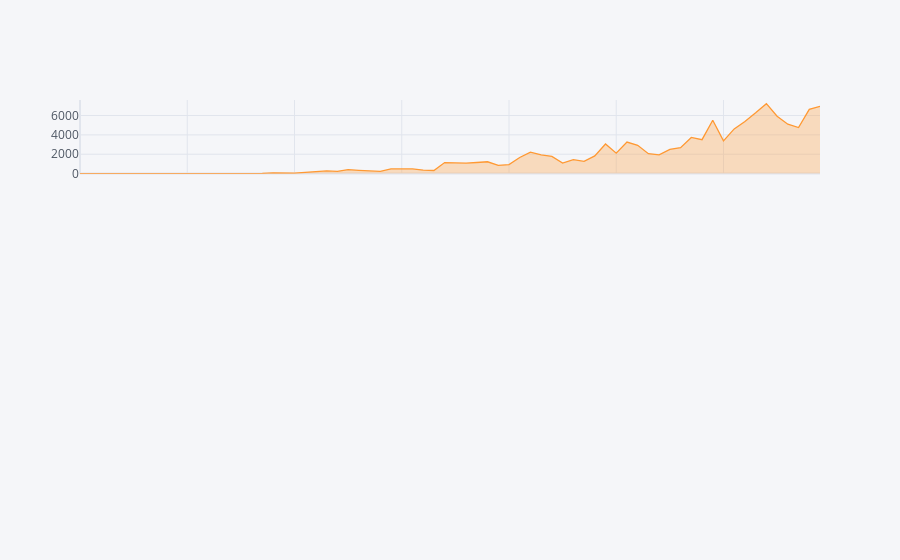

Write notebook code for a chart like this one.
### Code cell
import cufflinks as cf



fig = casosNovosDia.casosNovos.iplot(asFigure=True, subplots=True, shape=(4,1), shared_xaxes=True, fill=True
                                   
)
#fig = casosTotal.casosAcumulados.iplot(asFigure=True, subplots=True, shape=(4,1), shared_xaxes=True, fill=True)
#fig = mortesTotal.obitosAcumulados.iplot(asFigure=True, subplots=True, shape=(4,1), shared_xaxes=True, fill=True)
fig.show()

### Figure 1 — Plotly figure (JSON) as saved in the notebook; plotly's stock layout.template omitted (floating-point values rounded to 4 significant figures)
{"data": [{"fill": "tozeroy", "fillcolor": "rgba(255, 153, 51, 0.3)", "line": {"color": "rgba(255, 153, 51, 1.0)", "dash": "solid", "shape": "linear", "width": 1.3}, "mode": "lines", "name": "casosNovos", "text": "", "type": "scatter", "x": [0, 1, 2, 3, 4, 5, 6, 7, 8, 9, 10, 11, 12, 13, 14, 15, 16, 17, 18, 19, 20, 21, 22, 23, 24, 25, 26, 27, 28, 29, 30, 31, 32, 33, 34, 35, 36, 37, 38, 39, 40, 41, 42, 43, 44, 45, 46, 47, 48, 49, 50, 51, 52, 53, 54, 55, 56, 57, 58, 59, 60, 61, 62, 63, 64, 65, 66, 67, 68, 69], "xaxis": "x", "y": [1, 0, 0, 1, 0, 0, 0, 1, 4, 6, 6, 6, 0, 9, 18, 25, 21, 23, 79, 34, 57, 137, 193, 283, 224, 418, 345, 310, 232, 482, 502, 486, 353, 323, 1138, 1117, 1076, 1146, 1222, 852, 926, 1661, 2210, 1930, 1781, 1089, 1442, 1261, 1832, 3058, 2105, 3257, 2917, 2055, 1927, 2498, 2678, 3735, 3503, 5514, 3379, 4613, 5385, 6276, 7218, 5919, 5097, 4751, 6633, 6935], "yaxis": "y"}], "layout": {"legend": {"bgcolor": "#F5F6F9", "font": {"color": "#4D5663"}}, "paper_bgcolor": "#F5F6F9", "plot_bgcolor": "#F5F6F9", "title": {"font": {"color": "#4D5663"}}, "xaxis": {"anchor": "y", "domain": [0, 1], "gridcolor": "#E1E5ED", "matches": "x4", "showgrid": true, "showticklabels": false, "tickfont": {"color": "#4D5663"}, "title": {"font": {"color": "#4D5663"}, "text": ""}, "zerolinecolor": "#E1E5ED"}, "yaxis": {"anchor": "x", "domain": [0.8063, 1], "gridcolor": "#E1E5ED", "showgrid": true, "tickfont": {"color": "#4D5663"}, "title": {"font": {"color": "#4D5663"}, "text": ""}, "zerolinecolor": "#E1E5ED"}}}
